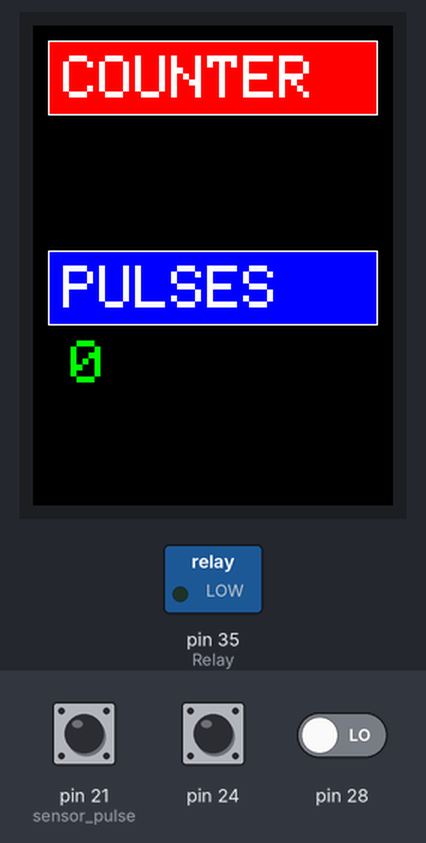
The sketch below on a simulated Arduino Mega 2560, built with avr-gcc and run on an emulated ATmega2560. Shown: 240×320 colour display, switched loads named in the sketch (green lamp = pin HIGH). Inputs (shaded band) come from the test bench; at power-on: pin 24 LOW, pin 21 (sensor_pulse) HIGH, pin 28 LOW. What the sketch prints to the serial monitor is not drawn.

Above: at 1.4 s.
1.5 s: pin 24 driven HIGH
At 2.0 s:
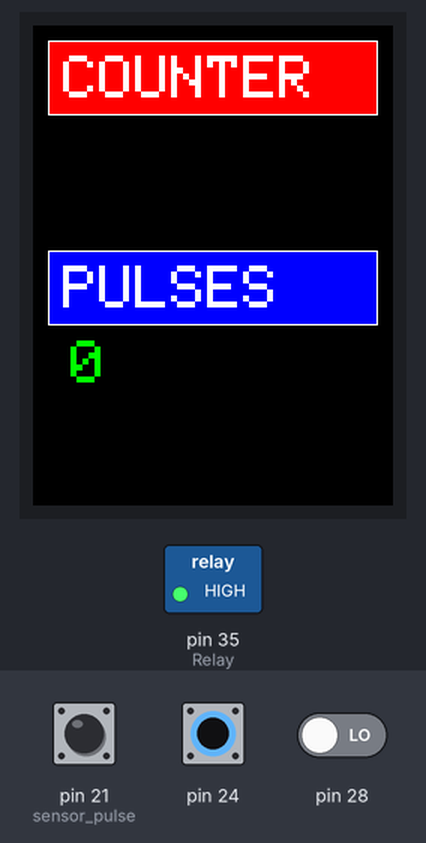
3.0 s: pin 21 (sensor_pulse) pulsed LOW 5 times (0.12 s each, 0.3 s apart)
At 4.8 s:
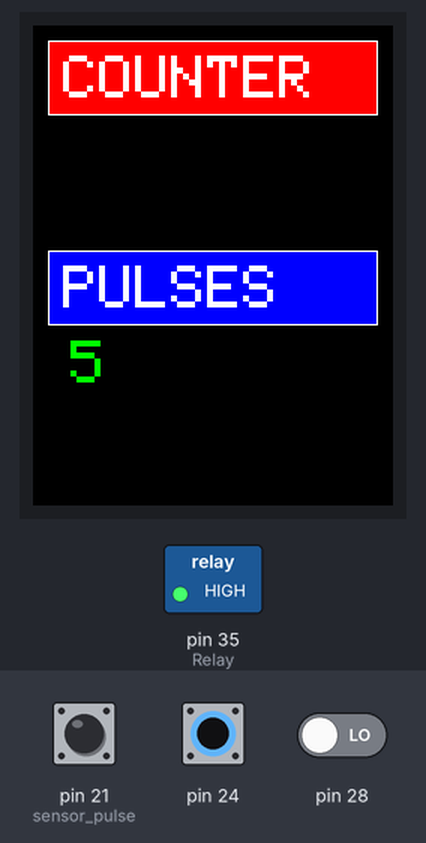
6.0 s: pin 24 pulsed LOW 2 times (0.12 s each, 0.3 s apart)
At 6.27 s:
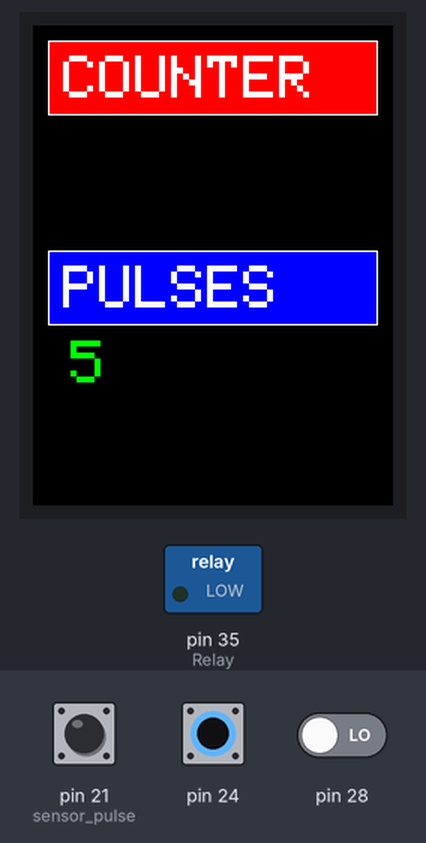
Timing chart, 0 to 9.0 s (numbered marks = the images above; inputs shaded):
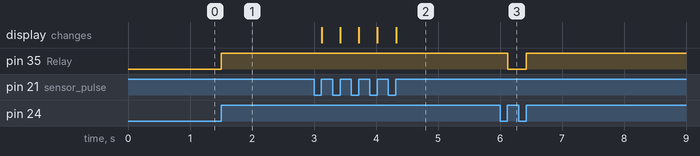

The sketch:

pulse_counter.ino
```cpp
//NJarpa
//Pulse Counter (HIGH = Pulse)

#include <Elegoo_GFX.h>    // Core graphics library
#include <Elegoo_TFTLCD.h> // Hardware-specific library
#include <TouchScreen.h>

#if defined(__SAM3X8E__)
#undef __FlashStringHelper::F(string_literal)
#define F(string_literal) string_literal
#endif
#define DEBUG TRUE

#define YP A3  // must be an analog pin, use "An" notation!
#define XM A2  // must be an analog pin, use "An" notation!
#define YM 9   // can be a digital pin
#define XP 8   // can be a digital pin


boolean buttonEnabled = true;

#define LCD_CS A3
#define LCD_CD A2
#define LCD_WR A1
#define LCD_RD A0
// optional
#define LCD_RESET A4

// Assign human-readable names to some common 16-bit color values:
#define  BLACK   0x0000
#define BLUE    0x001F
#define RED     0xF800
#define GREEN   0x07E0
#define CYAN    0x07FF
#define MAGENTA 0xF81F
#define YELLOW  0xFFE0
#define WHITE   0xFFFF

Elegoo_TFTLCD tft(LCD_CS, LCD_CD, LCD_WR, LCD_RD, LCD_RESET); //Pines arduino to lcd

//-------Pins-----//
int Relay = 35;                 //Solenoid valve open/close
int start_stop = 24;             //Start/Stop button
const int sensor_pulse = 21;    // Sensor Pulse In
int rst_cnt = 28;               // Reset counter button
//---------Storage debounce function-----//
boolean currentstart_stop = LOW;
boolean laststart_stop = LOW;
boolean lastsensor_pulse = LOW;
boolean currentsensor_pulse = LOW;
boolean lastrst_cnt = LOW;
boolean currentrst_cnt = LOW;
boolean RelayState = LOW;

int counter = 0;

void setup() {
  Serial.begin(9600);
  pinMode(Relay, OUTPUT);
  pinMode(sensor_pulse, INPUT);
  tft.reset();
  lastsensor_pulse = digitalRead(sensor_pulse);
  uint16_t identifier = tft.readID();
  if (identifier == 0x9325) {
    Serial.println(F("Found ILI9325 LCD driver"));
  } else if (identifier == 0x9328) {
    Serial.println(F("Found ILI9328 LCD driver"));
  } else if (identifier == 0x4535) {
    Serial.println(F("Found LGDP4535 LCD driver"));
  } else if (identifier == 0x7575) {
    Serial.println(F("Found HX8347G LCD driver"));
  } else if (identifier == 0x9341) {
    Serial.println(F("Found ILI9341 LCD driver"));
  } else if (identifier == 0x8357) {
    Serial.println(F("Found HX8357D LCD driver"));
  } else if (identifier == 0x0101)
  {
    identifier = 0x9341;
    Serial.println(F("Found 0x9341 LCD driver"));
  } else {
    Serial.print(F("Unknown LCD driver chip: "));
    Serial.println(identifier, HEX);
    Serial.println(F("If using the Elegoo 2.8\" TFT Arduino shield, the line:"));
    Serial.println(F("  #define USE_Elegoo_SHIELD_PINOUT"));
    Serial.println(F("should appear in the library header (Elegoo_TFT.h)."));
    Serial.println(F("If using the breakout board, it should NOT be #defined!"));
    Serial.println(F("Also if using the breakout, double-check that all wiring"));
    identifier = 0x9341;

  }

  tft.begin(identifier);
  tft.setRotation(2);

  tft.fillScreen(BLACK);
  tft.fillRect(10, 10, 220, 50, RED);
  tft.drawRect(10, 10, 220, 50, WHITE);
  tft.setCursor(20, 20);
  tft.setTextColor(WHITE);
  tft.setTextSize(4);
  tft.print("COUNTER");


  tft.fillRect(10, 150, 220, 50, BLUE);
  tft.drawRect(10, 150, 220, 50, WHITE);
  tft.setCursor(20, 160);
  tft.setTextColor(WHITE);
  tft.setTextSize(4);
  tft.print("PULSES");

  //  lcd.begin(16, 2);
  //  lcd.setCursor(5, 0);
  //  lcd.print("COUNTER");
  //  lcd.setCursor(0, 1);
  //  lcd.print("PULSES");

}
//----Debouncing function----//
boolean debounce(boolean last, int pin)
{
  boolean current = digitalRead(pin);
  if (last != current)
  {
    delay(5);
    current = digitalRead(pin);
  }
  return current;
}

void loop() {
  currentstart_stop = debounce(laststart_stop, start_stop);         //Debounce for Start/Stop Button
  //currentsensor_pulse = debounce(lastsensor_pulse, sensor_pulse);   //Debounce for Sensor pulse Button
  currentrst_cnt = debounce(lastrst_cnt, rst_cnt);                 //Debounce for reset counter Button

  //-----Start/Stop toggle function----//
  if (currentstart_stop == HIGH && laststart_stop == LOW) {

    if (RelayState == HIGH) {        //Toggle the state of the Relay
      digitalWrite(Relay, LOW);
      RelayState = LOW;
      Serial.println("solenoid valve off");

    }
    else {
      digitalWrite(Relay, HIGH);
      RelayState = HIGH;
      Serial.println("sol valve open");
    }
  }

  laststart_stop = currentstart_stop;
  currentsensor_pulse = digitalRead(sensor_pulse);
  if (lastsensor_pulse == LOW && currentsensor_pulse == HIGH) {
    counter = counter + 1;
    Serial.print("counter: ");
    Serial.println(counter);
  }
  lastsensor_pulse = currentsensor_pulse;


  tft.setCursor(25, 210);
  tft.setTextColor(0x07E0, 0x0000);
  tft.setTextSize(4);
  tft.print(counter);
  //lcd.setCursor(7, 1);
  //lcd.print(counter);

  if (RelayState == LOW) { //Reset counter while sistem is not running
    if (currentrst_cnt == HIGH && lastrst_cnt == LOW) { //Reset Counter
      tft.setCursor(20, 210);
      tft.print("        ");
      //    lcd.setCursor(6, 1);         // Clear CNT area
      //    lcd.print("          ");
      counter = 0;

    }
    lastrst_cnt = currentrst_cnt;
  }

}// end void loop
```

Measured:
- after the input at 1.5 s, pin 35 (Relay): LOW → HIGH at once
- after the input at 3.0 s, the display: first changes after 0.12 s (image 2 shows a later state)
- after the input at 6.0 s, pin 35 (Relay): HIGH → LOW after 0.13 s, → HIGH 0.30 s later
